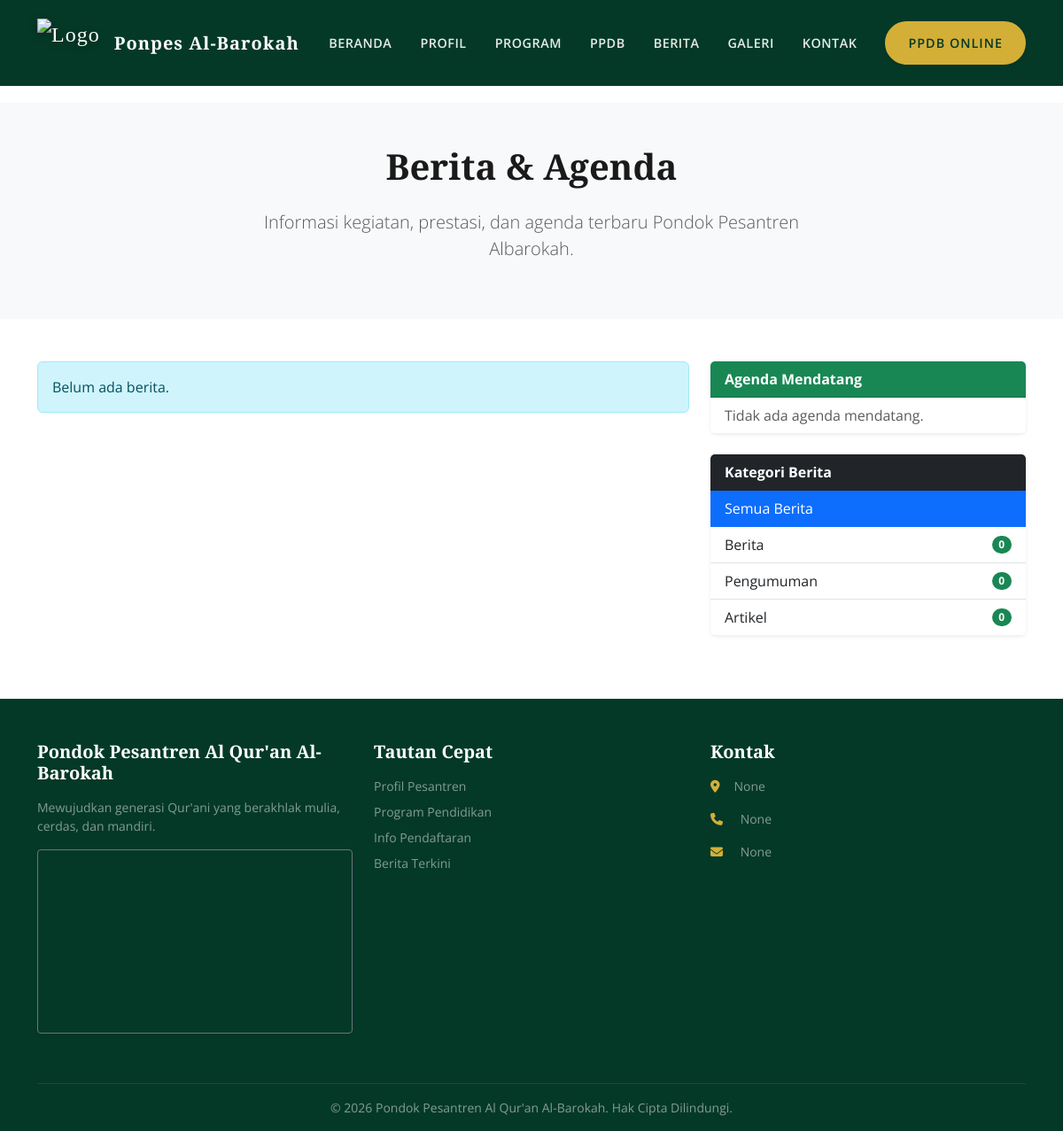
Screenshot of /berita with the database file from the repository.
### app/models.py (models this page shows)
class Pengaturan(db.Model):
    id = db.Column(db.Integer, primary_key=True)
    nama_pesantren = db.Column(db.String(100), default='Pondok Pesantren Al Qur\'an Al-Barokah')
    alamat = db.Column(db.Text)
    telepon = db.Column(db.String(20))
    email = db.Column(db.String(100))
    deskripsi_singkat = db.Column(db.Text)
    facebook = db.Column(db.String(255))
    instagram = db.Column(db.String(255))
    tiktok = db.Column(db.String(255))
    youtube = db.Column(db.String(255))
    maps_embed = db.Column(db.Text)
    maps_link = db.Column(db.String(255)) # For clickable map link in footer
    jumlah_santri = db.Column(db.Integer, default=150)
    jumlah_alumni = db.Column(db.Integer, default=500)
    jumlah_ustadz = db.Column(db.Integer, default=25)
    jumlah_kitab = db.Column(db.Integer, default=50)
    sejarah = db.Column(db.Text)
    sejarah_gambar = db.Column(db.String(255))
    struktur_organisasi_gambar = db.Column(db.String(255))
    visi = db.Column(db.Text)
    misi = db.Column(db.Text)
    hero_title_1 = db.Column(db.String(100), default='Selamat Datang di')
    hero_title_2 = db.Column(db.String(100), default='Pondok Pesantren Al Qur\'an')
    hero_title_3 = db.Column(db.String(100), default='Al-Barokah')
    hero_subtitle = db.Column(db.String(255), default='Mewujudkan Generasi Qur\'ani yang Berakhlak Mulia, Cerdas, dan Mandiri')

### app/routes.py (the view)
@bp.route('/berita')
@limiter.limit("30 per minute")
def berita():
    kategori_filter = request.args.get('kategori')
    page = request.args.get('page', 1, type=int)
    per_page = 5
    query = Berita.query.filter_by(status='published')
    if kategori_filter:
        query = query.filter_by(kategori=kategori_filter)
    pagination = query.order_by(Berita.tanggal.desc()).paginate(page=page, per_page=per_page, error_out=False)
    beritas = pagination.items
    agendas = Agenda.query.order_by(Agenda.tanggal_mulai.desc()).limit(5).all()
    active_counts = dict(db.session.query(Berita.kategori, func.count(Berita.id)).filter_by(status='published').group_by(Berita.kategori).all())
    standard_categories = ['berita', 'pengumuman', 'artikel']
    kategori_counts = []
    for cat in standard_categories:
        kategori_counts.append((cat, active_counts.get(cat, 0)))
    for cat, count in active_counts.items():
        if cat not in standard_categories:
            kategori_counts.append((cat, count))
    return render_template('berita.html', title='Berita & Agenda', beritas=beritas, pagination=pagination, agendas=agendas, kategori_counts=kategori_counts, current_kategori=kategori_filter)

### app/routes.py (called while the page is built)
@bp.context_processor
def inject_pengaturan():
    pengaturan = Pengaturan.query.first()
    return dict(pengaturan=pengaturan)

### app/templates/berita.html (shortened to what this page needs)
{% extends "base.html" %}
{% block content %}
<section class="py-5 bg-light">
    <div class="container text-center">
        <h1 class="fw-bold mb-4">Berita & Agenda</h1>
        <p class="lead text-muted mx-auto" style="max-width: 700px;">
            Informasi kegiatan, prestasi, dan agenda terbaru Pondok Pesantren Albarokah.
        </p>
    </div>
</section>
<section class="py-5">
    <div class="container">
        <div class="row">
            <div class="col-md-8 mb-4">
                {% for berita in beritas %}
                <div class="card mb-4 border-0 shadow-sm">
                    <img src="{{ berita.gambar }}" class="card-img-top" alt="{{ berita.judul }}" style="height: 400px; object-fit: cover;" loading="lazy">
                    <div class="card-body">
                        <h3 class="fw-bold"><a href="{{ url_for('main.berita_detail', slug=berita.slug) }}" class="text-decoration-none text-dark">{{ berita.judul }}</a></h3>
                        <p class="text-muted small"><i class="far fa-calendar-alt me-2"></i> {{ berita.tanggal.strftime('%d %B %Y') }} | <i class="far fa-user me-2"></i> {{ berita.penulis }}</p>
                        <p class="card-text">{{ berita.konten|striptags|truncate(200) }}</p>
                        <a href="{{ url_for('main.berita_detail', slug=berita.slug) }}" class="btn btn-outline-success btn-sm rounded-pill px-3">Baca Selengkapnya</a>
                    </div>
                </div>
                {% else %}
                <div class="alert alert-info">Belum ada berita.</div>
                {% endfor %}
            </div>
            <div class="col-md-4">
                <div class="card mb-4 border-0 shadow-sm">
                    <div class="card-header bg-success text-white fw-bold">Agenda Mendatang</div>
                    <ul class="list-group list-group-flush">
                        {% for agenda in agendas %}
                        <li class="list-group-item">
                            <h6 class="fw-bold mb-1">{{ agenda.nama_kegiatan }}</h6>
                            <small class="text-muted"><i class="far fa-clock me-1"></i> {{ agenda.tanggal_mulai.strftime('%d %b %Y') }}</small>
                        </li>
                        {% else %}
                        <li class="list-group-item text-muted">Tidak ada agenda mendatang.</li>
                        {% endfor %}
                    </ul>
                </div>
                <div class="card mb-4 border-0 shadow-sm">
                    <div class="card-header bg-dark text-white fw-bold">Kategori Berita</div>
                    <ul class="list-group list-group-flush">
                        <a href="{{ url_for('main.berita') }}" class="list-group-item list-group-item-action d-flex justify-content-between align-items-center {{ 'active' if not current_kategori else '' }}">
                            Semua Berita
                        </a>
                        {% for kategori, count in kategori_counts %}
                        <a href="{{ url_for('main.berita', kategori=kategori) }}" class="list-group-item list-group-item-action d-flex justify-content-between align-items-center {{ 'active' if current_kategori == kategori else '' }}">
                            {{ kategori|capitalize }} <span class="badge {{ 'bg-white text-primary' if current_kategori == kategori else 'bg-success' }} rounded-pill">{{ count }}</span>
                        </a>
                        {% else %}
                        <li class="list-group-item text-muted">Belum ada kategori.</li>
                        {% endfor %}
                    </ul>
                </div>
            </div>
        </div>
    </div>
</section>
{% endblock %}

### app/templates/base.html (shortened to what this page needs)
<!DOCTYPE html>
<html lang="id">
<head>
    <link href="https://cdn.jsdelivr.net/npm/bootstrap@5.3.0/dist/css/bootstrap.min.css" rel="stylesheet">
    <link rel="stylesheet" href="https://cdnjs.cloudflare.com/ajax/libs/font-awesome/6.4.0/css/all.min.css">
    <link rel="stylesheet" href="{{ url_for('static', filename='css/style.css') }}">
</head>
<body class="d-flex flex-column min-vh-100" {% if request.endpoint != 'main.index' %}style="padding-top: 76px;"{% endif %}>
    <nav class="navbar navbar-expand-lg navbar-dark fixed-top transition-all" style="background-color: var(--primary-color);">
        <div class="container">
            <a class="navbar-brand d-flex align-items-center" href="{{ url_for('main.index') }}">
                <img src="{{ url_for('static', filename='img/logo.png') }}" alt="Logo" class="me-3 d-inline-block align-text-top logo-img">
                <span class="fw-bold d-none d-sm-block fs-5">Ponpes Al-Barokah</span>
            </a>
            <div class="collapse navbar-collapse" id="navbarNav">
                <ul class="navbar-nav ms-auto align-items-center">
                    <li class="nav-item"><a class="nav-link" href="{{ url_for('main.index') }}">Beranda</a></li>
                    <li class="nav-item"><a class="nav-link" href="{{ url_for('main.profil') }}">Profil</a></li>
                    <li class="nav-item"><a class="nav-link" href="{{ url_for('main.program') }}">Program</a></li>
                    <li class="nav-item"><a class="nav-link" href="{{ url_for('main.ppdb') }}">PPDB</a></li>
                    <li class="nav-item"><a class="nav-link" href="{{ url_for('main.berita') }}">Berita</a></li>
                    <li class="nav-item"><a class="nav-link" href="{{ url_for('main.galeri') }}">Galeri</a></li>
                    <li class="nav-item"><a class="nav-link" href="{{ url_for('main.kontak') }}">Kontak</a></li>
                    <li class="nav-item ms-lg-3 mt-3 mt-lg-0">
                        <a href="{{ url_for('main.ppdb') }}" class="btn btn-gold rounded-pill px-4 shadow-sm">PPDB Online</a>
                    </li>
                </ul>
            </div>
        </div>
    </nav>
    <main class="flex-grow-1">
        <div class="container mt-4 pt-3">
        </div>
        {% block content %}{% endblock %}
    </main>
    <footer class="mt-auto pt-5 pb-3 footer-custom">
        <div class="container">
            <div class="row text-center text-md-start">
                <div class="col-md-4 mb-4">
                    <h5 class="fw-bold mb-3 text-white">
                        {% if pengaturan and pengaturan.nama_pesantren %}
                            {{ pengaturan.nama_pesantren }}
                        {% else %}
                            Pondok Pesantren Al Qur'an Al-Barokah
                        {% endif %}
                    </h5>
                    <p class="small text-white-50">{{ pengaturan.deskripsi_singkat if pengaturan and pengaturan.deskripsi_singkat else "Mewujudkan generasi Qur'ani yang berakhlak mulia, cerdas, dan mandiri." }}</p>
                    <div class="map-container">
                        <iframe src="{{ pengaturan.maps_embed|safe if pengaturan and pengaturan.maps_embed else 'https://www.google.com/maps/embed?pb=!1m18!1m12!1m3!1d3953.098178339794!2d110.37380831477754!3d-7.779419994393666!2m3!1f0!2f0!3f0!3m2!1i1024!2i768!4f13.1!3m3!1m2!1s0x2e7a584a6e123456%3A0x123456789abcdef!2sPondok%20Pesantren%20Albarokah!5e0!3m2!1sid!2sid!4v1620000000000!5m2!1sid!2sid' }}" width="100%" height="200" style="border:0;" allowfullscreen="" loading="lazy"></iframe>
                    </div>
                </div>
                <div class="col-md-4 mb-4">
                    <h5 class="fw-bold mb-3 text-white">Tautan Cepat</h5>
                    <ul class="list-unstyled small">
                        <li class="mb-2"><a href="{{ url_for('main.profil') }}" class="text-white-50 text-decoration-none hover-gold">Profil Pesantren</a></li>
                        <li class="mb-2"><a href="{{ url_for('main.program') }}" class="text-white-50 text-decoration-none hover-gold">Program Pendidikan</a></li>
                        <li class="mb-2"><a href="{{ url_for('main.ppdb') }}" class="text-white-50 text-decoration-none hover-gold">Info Pendaftaran</a></li>
                        <li class="mb-2"><a href="{{ url_for('main.berita') }}" class="text-white-50 text-decoration-none hover-gold">Berita Terkini</a></li>
                    </ul>
                </div>
                <div class="col-md-4 mb-4">
                    <h5 class="fw-bold mb-3 text-white">Kontak</h5>
                    <ul class="list-unstyled small text-white-50">
                        <li class="mb-3 d-flex justify-content-center justify-content-md-start">
                            <i class="fas fa-map-marker-alt me-3 mt-1 text-gold"></i>
                            <div class="text-start">
                                {{ pengaturan.alamat if pengaturan else 'Jl. Pesantren No. 123, Yogyakarta' }}
                            </div>
                        </li>
                        <li class="mb-3"><i class="fas fa-phone me-3 text-gold"></i> {{ pengaturan.telepon if pengaturan else '(0274) 123456' }}</li>
                        <li class="mb-3"><i class="fas fa-envelope me-3 text-gold"></i> {{ pengaturan.email if pengaturan else 'info@albarokah.ponpes.id' }}</li>
                    </ul>
                </div>
            </div>
            <hr class="border-secondary opacity-25">
            <div class="text-center small text-white-50">
                &copy; 2026 {{ pengaturan.nama_pesantren if pengaturan else 'Pondok Pesantren Al Qur\'an Al-Barokah' }}. Hak Cipta Dilindungi.
            </div>
        </div>
    </footer>
</body>
</html>

### app/static/css/style.css (style rules this page uses)
:root { --primary-color: #043927; --secondary-color: #157a53; --accent-color: #D4AF37; --accent-light: #f4eeb1; --dark-color: #1a1a1a; --light-color: #f8f9fa; --text-muted: #6c757d; --font-primary: 'Open Sans', sans-serif; --font-heading: 'Playfair Display', serif; --transition-speed: 0.3s; }
body { font-family: var(--font-primary); color: var(--dark-color); overflow-x: hidden; }
h1, h2, h3, h4, h5, h6 { font-family: var(--font-heading); font-weight: 700; }
.footer-custom { background-color: #043927 !important; color: white !important; font-family: 'Open Sans', sans-serif !important; }
.footer-custom .text-white-50 { color: rgba(255, 255, 255, 0.5) !important; }
.text-gold { color: var(--accent-color) !important; }
.map-container { border-radius: 0.25rem; overflow: hidden; margin-bottom: 1rem; box-shadow: 0 .125rem .25rem rgba(0,0,0,.075); border: 1px solid #6c757d; }
.btn-gold { background-color: var(--accent-color); color: var(--primary-color); border: 2px solid var(--accent-color); font-weight: 700; }
a { text-decoration: none; transition: color var(--transition-speed); }
.logo-img { height: 55px; width: auto; filter: drop-shadow(0px 2px 4px rgba(0,0,0,0.3)); transition: transform 0.3s ease; }
.navbar { padding-top: 1rem; padding-bottom: 1rem; transition: all 0.3s ease; }
.navbar-brand { font-family: var(--font-heading); font-size: 1.5rem; letter-spacing: 1px; }
.nav-link { font-weight: 600; text-transform: uppercase; font-size: 0.9rem; letter-spacing: 0.5px; padding: 0.5rem 1rem !important; color: rgba(255,255,255,0.9) !important; }
.btn { border-radius: 50px; padding: 0.75rem 2rem; font-weight: 600; transition: all var(--transition-speed); text-transform: uppercase; font-size: 0.9rem; letter-spacing: 1px; }

### rows the page displays
Pengaturan: nama_pesantren "Pondok Pesantren Al Qur'an Al-Barokah", deskripsi_singkat "Mewujudkan generasi Qur'ani yang berakhlak mulia, cerdas, dan mandiri.", alamat "None", telepon "None", email "None"

### other values shown
{{ kategori|capitalize }} "Berita" "Pengumuman" "Artikel"
{{ count }} "0" "0" "0"
